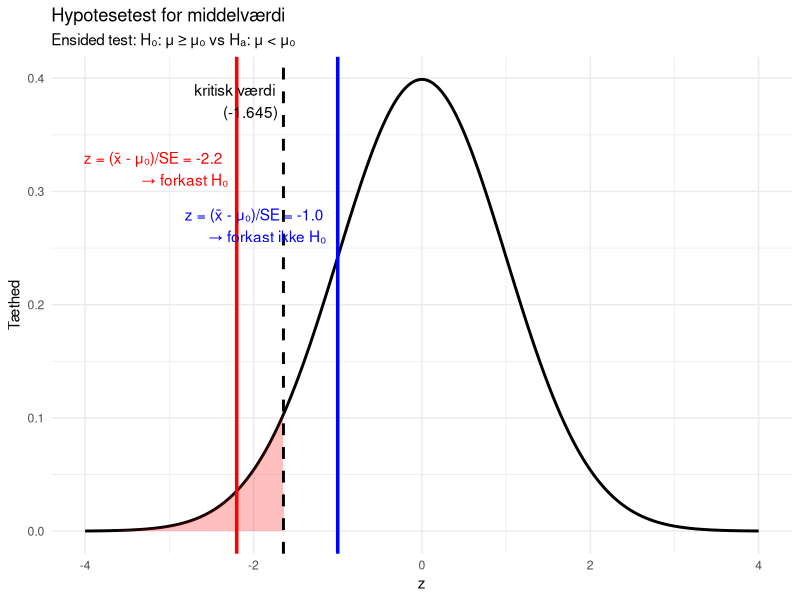

Generate this figure with R:
library(ggplot2)

# To observerede testværdier
z_reject <- -2.2   # forkastes
z_accept <- -1.0   # forkastes ikke

# Kritisk værdi (ensidet, alpha = 0.05)
z_crit <- qnorm(0.05)  # ≈ -1.645

# Data til normalfordeling
df <- data.frame(
  x = seq(-4, 4, length.out = 1000)
)
df$y <- dnorm(df$x)

ggplot(df, aes(x, y)) +
  
  # Normalfordeling
  geom_line(linewidth = 1) +
  
  # Kritisk område (venstre hale)
  geom_area(
    data = subset(df, x <= z_crit),
    aes(x, y),
    fill = "red",
    alpha = 0.25
  ) +
  
  # Kritisk grænse
  geom_vline(xintercept = z_crit, linetype = 2, linewidth = 1) +
  
  # Observerede z-værdier
  geom_vline(xintercept = z_reject, color = "red", linewidth = 1.2) +
  geom_vline(xintercept = z_accept, color = "blue", linewidth = 1.2) +
  
  # Labels
  annotate("text", x = z_crit, y = 0.38,
           label = "kritisk værdi\n(-1.645)",
           hjust = 1.1) +
  
  annotate("text", x = z_reject, y = 0.32,
           label = "z = (x̄ - μ₀)/SE = -2.2\n→ forkast H₀",
           color = "red",
           hjust = 1.1) +
  
  annotate("text", x = z_accept, y = 0.27,
           label = "z = (x̄ - μ₀)/SE = -1.0\n→ forkast ikke H₀",
           color = "blue",
           hjust = 1.1) +
  
  labs(
    title = "Hypotesetest for middelværdi",
    subtitle = "Ensided test: H₀: μ ≥ μ₀ vs Hₐ: μ < μ₀",
    x = "z",
    y = "Tæthed"
  ) +
  
  theme_minimal()
